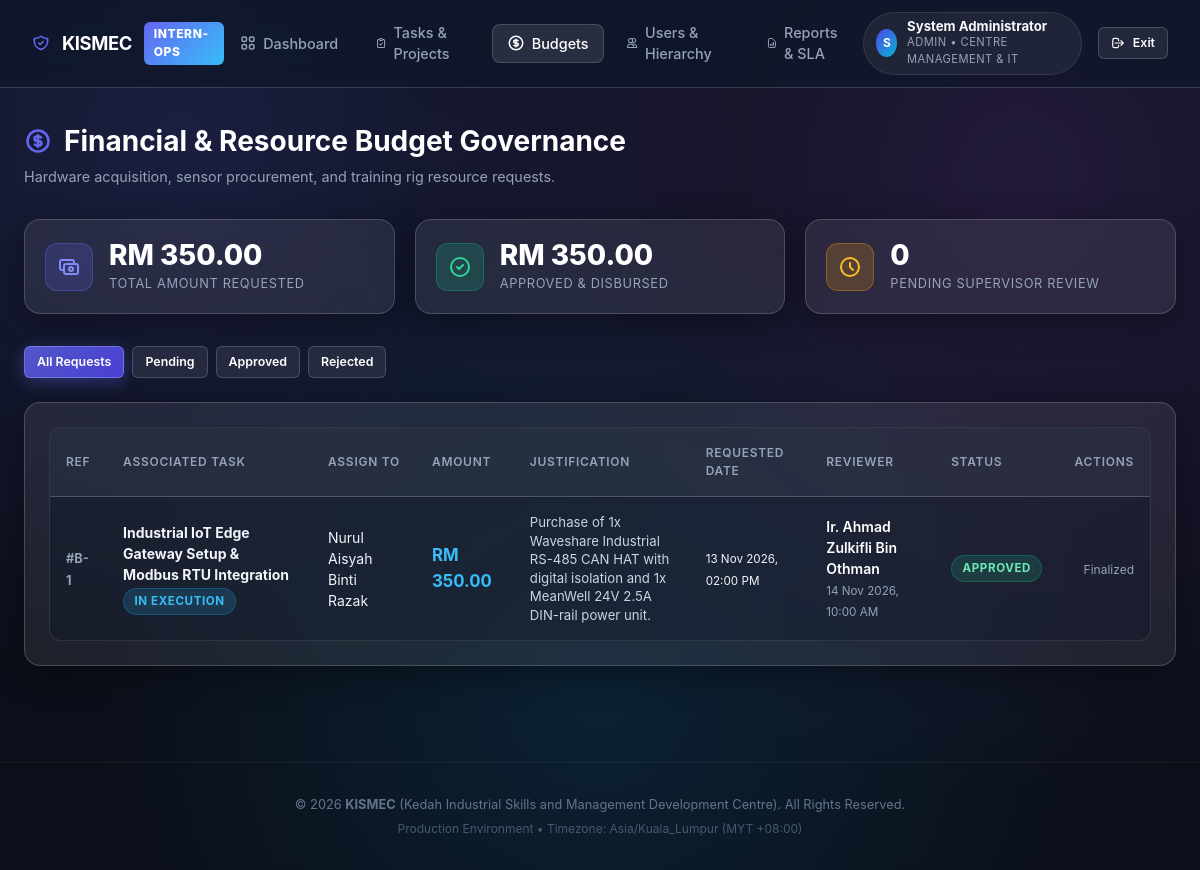
/budgets.php (signed in), run on the app's committed database.
### tables this page shows
CREATE TABLE `budget_requests` (
  `budget_id` INT AUTO_INCREMENT PRIMARY KEY,
  `task_id` INT NOT NULL,
  `amount` DECIMAL(10,2) NOT NULL,
  `justification` TEXT NOT NULL,
  `status` ENUM('pending', 'approved', 'rejected') NOT NULL DEFAULT 'pending',
  `reviewed_by` INT NULL DEFAULT NULL,
  `requested_at` DATETIME NOT NULL DEFAULT CURRENT_TIMESTAMP,
  `reviewed_at` DATETIME NULL DEFAULT NULL,
  INDEX `idx_budget_task` (`task_id`),
  INDEX `idx_budget_reviewer` (`reviewed_by`),
  INDEX `idx_budget_status` (`status`),
  CONSTRAINT `fk_budget_task` FOREIGN KEY (`task_id`) REFERENCES `tasks` (`task_id`) ON DELETE CASCADE ON UPDATE CASCADE,
  CONSTRAINT `fk_budget_reviewer` FOREIGN KEY (`reviewed_by`) REFERENCES `users` (`user_id`) ON DELETE SET NULL ON UPDATE CASCADE
);

CREATE TABLE `tasks` (
  `task_id` INT AUTO_INCREMENT PRIMARY KEY,
  `title` VARCHAR(255) NOT NULL,
  `description` TEXT NULL,
  `supervisor_id` INT NOT NULL,
  `intern_id` INT NOT NULL,
  `current_stage` ENUM('ASSIGNED','PLANNING','BUDGET_PENDING','BUDGET_APPROVED','IN_EXECUTION','REVISION_REQUIRED','COMPLETED_PENDING_REVIEW','APPROVED') NOT NULL DEFAULT 'ASSIGNED',
  `priority` ENUM('low', 'medium', 'high') NOT NULL DEFAULT 'medium',
  `start_date` DATETIME NOT NULL,
  `due_date` DATETIME NOT NULL,
  `completed_at` DATETIME NULL DEFAULT NULL,
  `approved_at` DATETIME NULL DEFAULT NULL,
  `created_at` DATETIME NOT NULL DEFAULT CURRENT_TIMESTAMP,
  INDEX `idx_tasks_supervisor` (`supervisor_id`),
  INDEX `idx_tasks_intern` (`intern_id`),
  INDEX `idx_tasks_stage` (`current_stage`),
  INDEX `idx_tasks_due_date` (`due_date`),
  CONSTRAINT `fk_tasks_supervisor` FOREIGN KEY (`supervisor_id`) REFERENCES `users` (`user_id`) ON DELETE CASCADE ON UPDATE CASCADE,
  CONSTRAINT `fk_tasks_intern` FOREIGN KEY (`intern_id`) REFERENCES `users` (`user_id`) ON DELETE CASCADE ON UPDATE CASCADE
);

CREATE TABLE `users` (
  `user_id` INT AUTO_INCREMENT PRIMARY KEY,
  `full_name` VARCHAR(150) NOT NULL,
  `email` VARCHAR(150) NOT NULL UNIQUE,
  `password_hash` VARCHAR(255) NOT NULL,
  `role` ENUM('admin', 'manager', 'hod', 'supervisor', 'staff', 'intern') NOT NULL,
  `department` VARCHAR(100) DEFAULT NULL,
  `supervisor_id` INT NULL DEFAULT NULL,
  `intern_start_date` DATE NULL DEFAULT NULL,
  `intern_end_date` DATE NULL DEFAULT NULL,
  `status` ENUM('active', 'inactive') NOT NULL DEFAULT 'active',
  `created_at` DATETIME NOT NULL DEFAULT CURRENT_TIMESTAMP,
  INDEX `idx_users_role` (`role`),
  INDEX `idx_users_supervisor_id` (`supervisor_id`),
  INDEX `idx_users_status` (`status`),
  CONSTRAINT `fk_users_supervisor` FOREIGN KEY (`supervisor_id`) REFERENCES `users` (`user_id`) ON DELETE SET NULL ON UPDATE CASCADE
);

### includes/auth.php (called while the page is built, shortened)
<?php
function isLoggedIn(): bool {
    return isset($_SESSION['user_id']) && !empty($_SESSION['user_id']) && isset($_SESSION['user_role']);
}
function isStaff(): bool {
    return isLoggedIn() && (($_SESSION['user_role'] ?? '') === 'staff');
}
function isIntern(): bool {
    return isLoggedIn() && (($_SESSION['user_role'] ?? '') === 'intern');
}

### budgets.php (the view, shortened to what this page needs)
<?php
require_once __DIR__ . '/includes/auth.php';
require_once __DIR__ . '/includes/report_helper.php';
$currentUser = getCurrentUser();
$pdo = getDBConnection();
$filterStatus = strtolower(trim($_GET['status'] ?? ''));
$where = [];
$params = [];
$myUid = (int)$currentUser['user_id'];
$whereSql = !empty($where) ? 'WHERE ' . implode(' AND ', $where) : '';
$sql = "
    SELECT
        b.*,
        t.title AS task_title,
        t.current_stage AS task_stage,
        t.supervisor_id,
        t.intern_id,
        i.full_name AS intern_name,
        i.role AS intern_role,
        COALESCE(s.full_name, 'Unassigned') AS supervisor_name,
        s.role AS supervisor_role,
        r.full_name AS reviewer_name
    FROM budget_requests b
    INNER JOIN tasks t ON b.task_id = t.task_id
    INNER JOIN users i ON t.intern_id = i.user_id
    LEFT JOIN users s ON t.supervisor_id = s.user_id
    LEFT JOIN users sup ON i.supervisor_id = sup.user_id
    LEFT JOIN users r ON b.reviewed_by = r.user_id
    $whereSql
    ORDER BY b.requested_at DESC
";
$stmt = $pdo->prepare($sql);
$stmt->execute($params);
$budgets = $stmt->fetchAll();
$sumRequested = 0;
$sumApproved = 0;
$countPending = 0;
foreach ($budgets as $b) {
  $sumRequested += (float) $b['amount'];
  if ($b['status'] === 'approved') {
    $sumApproved += (float) $b['amount'];
  }
}
require_once __DIR__ . '/includes/header.php';
?>
<main class="app-container">
  <div class="page-header">
    <div>
      <h1 class="page-title">
        Financial & Resource Budget Governance
      </h1>
      <p class="page-subtitle">Hardware acquisition, sensor procurement, and training rig resource requests.</p>
    </div>
  </div>
  <div class="stats-grid">
    <div class="glass-panel stat-card">
      <div class="stat-icon stat-icon-indigo">
        <svg width="24" height="24" fill="none" stroke="currentColor" viewBox="0 0 24 24">
          <path stroke-linecap="round" stroke-linejoin="round" stroke-width="2"
            d="M17 9V7a2 2 0 00-2-2H5a2 2 0 00-2 2v6a2 2 0 002 2h2m2 4h10a2 2 0 002-2v-6a2 2 0 00-2-2H9a2 2 0 00-2 2v6a2 2 0 002 2zm7-5a2 2 0 11-4 0 2 2 0 014 0z" />
        </svg>
      </div>
      <div>
        <div class="stat-value"><?= APP_CURRENCY ?> <?= number_format($sumRequested, 2) ?></div>
        <div class="stat-label">Total Amount Requested</div>
      </div>
    </div>
    <div class="glass-panel stat-card">
      <div class="stat-icon stat-icon-emerald">
        <svg width="24" height="24" fill="none" stroke="currentColor" viewBox="0 0 24 24">
          <path stroke-linecap="round" stroke-linejoin="round" stroke-width="2"
            d="M9 12l2 2 4-4m6 2a9 9 0 11-18 0 9 9 0 0118 0z" />
        </svg>
      </div>
      <div>
        <div class="stat-value"><?= APP_CURRENCY ?> <?= number_format($sumApproved, 2) ?></div>
        <div class="stat-label">Approved & Disbursed</div>
      </div>
    </div>
    <div class="glass-panel stat-card">
      <div class="stat-icon stat-icon-amber">
        <svg width="24" height="24" fill="none" stroke="currentColor" viewBox="0 0 24 24">
          <path stroke-linecap="round" stroke-linejoin="round" stroke-width="2"
            d="M12 8v4l3 3m6-3a9 9 0 11-18 0 9 9 0 0118 0z" />
        </svg>
      </div>
      <div>
        <div class="stat-value"><?= $countPending ?></div>
        <div class="stat-label">Pending Supervisor Review</div>
      </div>
    </div>
  </div>
  <div style="display:flex;gap:0.5rem;margin-bottom:1.5rem;flex-wrap:wrap;">
    <a href="<?= BASE_URL ?>/budgets.php"
      class="glass-btn glass-btn-sm <?= empty($filterStatus) ? 'glass-btn-primary' : '' ?>">All Requests</a>
    <a href="<?= BASE_URL ?>/budgets.php?status=pending"
      class="glass-btn glass-btn-sm <?= $filterStatus === 'pending' ? 'glass-btn-primary' : '' ?>">Pending</a>
    <a href="<?= BASE_URL ?>/budgets.php?status=approved"
      class="glass-btn glass-btn-sm <?= $filterStatus === 'approved' ? 'glass-btn-primary' : '' ?>">Approved</a>
    <a href="<?= BASE_URL ?>/budgets.php?status=rejected"
      class="glass-btn glass-btn-sm <?= $filterStatus === 'rejected' ? 'glass-btn-primary' : '' ?>">Rejected</a>
  </div>
  <div class="glass-panel">
    <div class="glass-table-wrapper">
      <table class="glass-table">
        <thead>
          <tr>
            <th>Ref</th>
            <th>Associated Task</th>
            <th>Assign To</th>
            <th>Amount</th>
            <th>Justification</th>
            <th>Requested Date</th>
            <th>Reviewer</th>
            <th>Status</th>
            <?php if (!isIntern()): ?>
              <th style="text-align:right;">Actions</th>
            <?php endif; ?>
          </tr>
        </thead>
        <tbody>
          <?php if (empty($budgets)): ?>
            <tr>
              <td colspan="<?= !isIntern() ? '9' : '8' ?>"
                style="text-align:center;padding:3rem 1rem;color:var(--text-muted);">
                No budget requests found for this filter.
              </td>
            </tr>
          <?php else: ?>
            <?php foreach ($budgets as $b): ?>
              <tr>
                <td><span style="font-weight:700;color:var(--text-muted);font-size:0.8rem;">#B-<?= $b['budget_id'] ?></span>
                </td>
                <td>
                  <strong><?= htmlspecialchars($b['task_title']) ?></strong>
                  <div style="margin-top:0.2rem;"><?= formatStageBadge($b['task_stage']) ?></div>
                </td>
                <td><?= htmlspecialchars($b['intern_name']) ?></td>
                <td>
                  <strong style="font-size:1.05rem;color:#38bdf8;"><?= APP_CURRENCY ?>
                    <?= number_format((float) $b['amount'], 2) ?></strong>
                </td>
                <td>
                  <p style="font-size:0.825rem;color:#cbd5e1;max-width:320px;line-height:1.4;">
                    <?= htmlspecialchars($b['justification']) ?>
                  </p>
                </td>
                <td><small><?= formatDisplayDateTime($b['requested_at']) ?></small></td>
                <td>
                  <?php if (!empty($b['reviewer_name'])): ?>
                    <span style="font-weight:600;color:#fff;"><?= htmlspecialchars($b['reviewer_name']) ?></span>
                    <br><small style="color:var(--text-muted);"><?= formatDisplayDateTime($b['reviewed_at']) ?></small>
                  <?php else: ?>
                    <span style="color:var(--text-muted);">Awaiting Review</span>
                  <?php endif; ?>
                </td>
                <td><?= formatBudgetBadge($b['status']) ?></td>
                <?php if (!isIntern() && !isStaff()): ?>
                  <td style="text-align:right;white-space:nowrap;">
                    <?php if ($b['status'] === 'pending'): ?>
                      <?php if ((int)$b['intern_id'] === $myUid): ?>
                        <span style="font-size:0.75rem;color:var(--text-muted);">Your Request (Pending Review)</span>
                      <?php elseif ((int)$b['supervisor_id'] === $myUid || isAdmin() || isManager() || isHod()): ?>
                        <button type="button" class="glass-btn glass-btn-sm glass-btn-success" style="margin-right:0.25rem;"
                          onclick="reviewBudget(<?= $b['budget_id'] ?>, 'approved')">
                          Approve
                        </button>
                        <button type="button" class="glass-btn glass-btn-sm glass-btn-danger"
                          onclick="reviewBudget(<?= $b['budget_id'] ?>, 'rejected')">
                          Reject
                        </button>
                      <?php endif; ?>
                    <?php else: ?>
                      <span style="font-size:0.75rem;color:var(--text-muted);">Finalized</span>
                    <?php endif; ?>
                  </td>
                <?php endif; ?>
              </tr>
            <?php endforeach; ?>
          <?php endif; ?>
        </tbody>
      </table>
    </div>
  </div>
</main>
<?php require_once __DIR__ . '/includes/footer.php'; ?>

### includes/report_helper.php (shortened to what this page needs)
<?php
function formatStageBadge(string $stage): string {
    $map = [
        'ASSIGNED'                 => ['label' => 'Assigned', 'class' => 'glass-badge-cyan'],
        'PLANNING'                 => ['label' => 'Planning', 'class' => 'glass-badge-indigo'],
        'BUDGET_PENDING'           => ['label' => 'Budget Pending', 'class' => 'glass-badge-warning'],
        'BUDGET_APPROVED'          => ['label' => 'Budget Approved', 'class' => 'glass-badge-teal'],
        'IN_EXECUTION'             => ['label' => 'In Execution', 'class' => 'glass-badge-blue'],
        'REVISION_REQUIRED'        => ['label' => 'Revision Required', 'class' => 'glass-badge-danger'],
        'COMPLETED_PENDING_REVIEW' => ['label' => 'Pending Review', 'class' => 'glass-badge-purple'],
        'APPROVED'                 => ['label' => 'Approved', 'class' => 'glass-badge-success']
    ];
    $info = $map[$stage] ?? ['label' => $stage, 'class' => 'glass-badge-secondary'];
    return sprintf('<span class="glass-badge %s">%s</span>', htmlspecialchars($info['class']), htmlspecialchars($info['label']));
}
function formatBudgetBadge(string $status): string {
    $s = strtolower($status);
    $map = [
        'approved' => ['label' => 'Approved', 'class' => 'glass-badge-success'],
        'pending'  => ['label' => 'Pending Review', 'class' => 'glass-badge-warning'],
        'rejected' => ['label' => 'Rejected', 'class' => 'glass-badge-danger']
    ];
    $info = $map[$s] ?? ['label' => ucfirst($status), 'class' => 'glass-badge-neutral'];
    return sprintf('<span class="glass-badge %s">%s</span>', htmlspecialchars($info['class']), htmlspecialchars($info['label']));
}
function formatDisplayDateTime(?string $datetime): string {
    try {
        $dt = new DateTime($datetime);
        return $dt->format('d M Y, h:i A');
    } catch (Exception $e) {
        return $datetime;
    }
}

### data on the page
budget_requests: budget_id "1", task.title "Industrial IoT Edge Gateway Setup & Modbus RTU Integration", task.current_stage "IN EXECUTION", users.full_name "Nurul Aisyah Binti Razak", amount "350.00", justification "Purchase of 1x Waveshare Industrial RS-485 CAN HAT with digital isolation and 1x MeanWell 24V 2.5A DIN-rail power unit.", requested_at "13 Nov 2026, 02:00 PM", reviewed_by.full_name "Ir. Ahmad Zulkifli Bin Othman", reviewed_at "14 Nov 2026, 10:00 AM", status "APPROVED", shows "Finalized"

### other printed values
substr($currentUser['full_name'], 0, 1) "S"
$currentUser['full_name'] "System Administrator"
$currentUser['role'] "ADMIN"
$currentUser['department'] ?: 'KISMEC' "CENTRE MANAGEMENT & IT"
APP_CURRENCY "RM"
$sumRequested "350.00"
$sumApproved "350.00"
$countPending "0"
